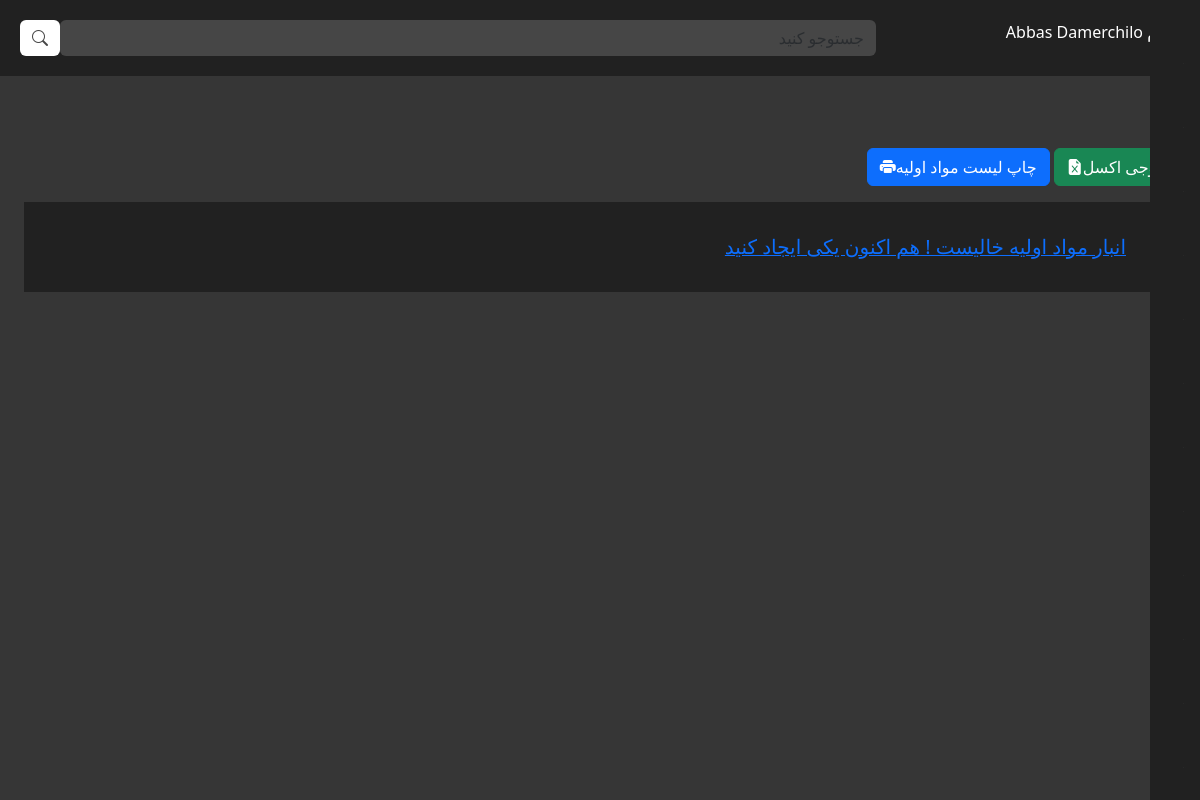
Before: /inventory/materials/ (signed in) with the older database file.
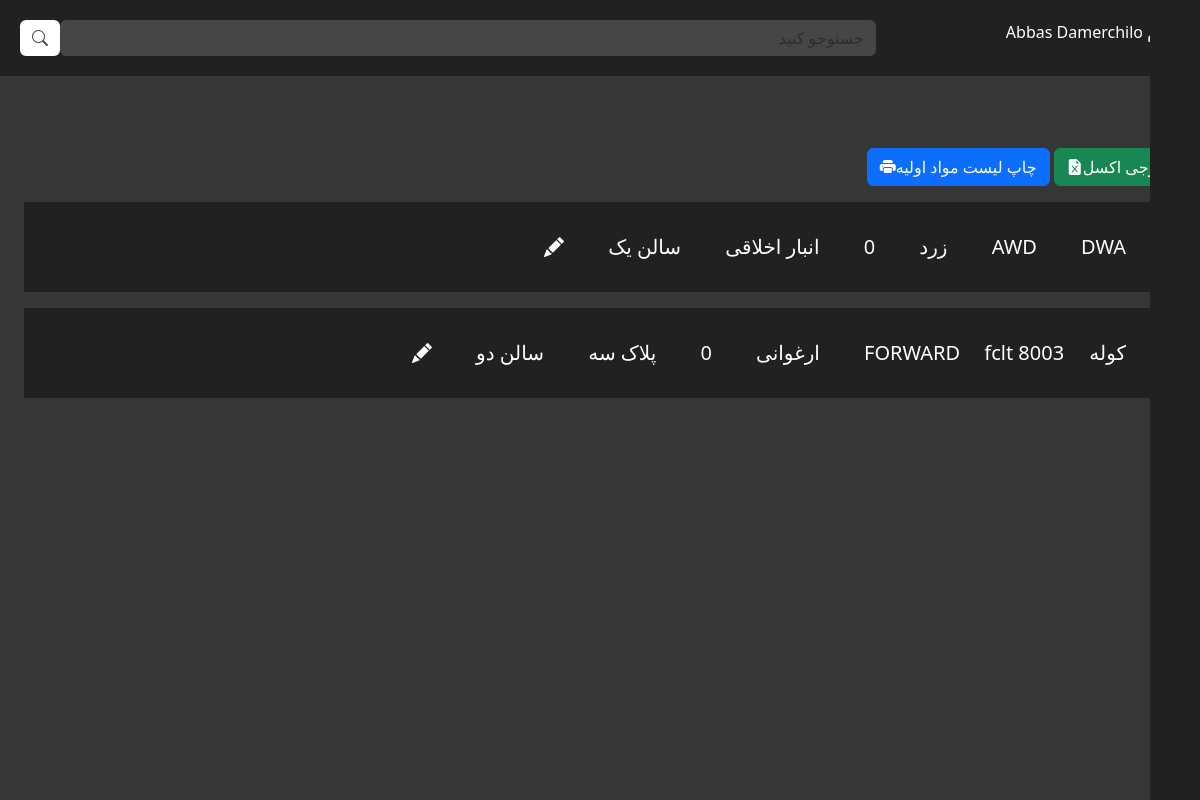
After: the same page with the newer database file.
### inventory/models.py (models this page shows, shortened)
class Materials(models.Model):
    material_author = models.CharField(max_length=40, verbose_name='اپراتور ثبت',null=False, blank=False )
    material_name = models.CharField(max_length=300, verbose_name='نام',null=False, blank=False )
    material_code = models.CharField(max_length=50, verbose_name='کد',null=False, blank=False )
    material_color = models.CharField(max_length=50, verbose_name='رنگ',null=False, blank=False )
    material_quantity = models.PositiveIntegerField(verbose_name='موجودی', null=True)
    material_location = models.CharField(max_length=50, verbose_name='انبار',null=False, blank=False )
    material_hall = models.CharField(max_length=20, verbose_name='سالن انبار',null=False, blank=False )
    material_unit = models.CharField(max_length=20, verbose_name='واحد',null=False, blank=False )
    material_date = models.DateTimeField(auto_now_add=True, verbose_name='زمان دقیق ثبت', null=True, blank=True)
    is_active = models.BooleanField(default=True, verbose_name='فعال / غیرفعال', blank=False, null=False)
    is_available = models.BooleanField(default=True, verbose_name='موجودی / عدم موجودی', blank=False, null=False)
    row = models.PositiveIntegerField(default=0)
    objects = models.Manager()
    class Meta:
        verbose_name = 'ماده اولیه'
        verbose_name_plural = 'مواد اولیه'

### inventory/views.py (the view)
# urls.py: path("materials/", materials, name = "materials"),
@login_required
def materials(request):
    if request.user.category == 4:
        materials = Materials.objects.all().order_by('-material_date')
    elif request.user.category == 3:
        materials = Materials.objects.all().order_by('-material_date')
    elif request.user.category == 2:
        materials = Materials.objects.filter(material_location = 'مغازه غدیر').order_by('-material_date')
    elif request.user.category == 1:
        materials = Materials.objects.filter(material_location = 'پلاک سه').order_by('-material_date')
    elif request.user.category == 0:
        materials = Materials.objects.filter(material_location = 'انبار اخلاقی').order_by('-material_date')
    return render(request, "inventory/materials/materials.html", {'materials' : materials})

### account/backend.py (called while the page is built)
    def get_user(self, user_id):
        try:
            return user_accounts.objects.get(pk=user_id)
        except user_accounts.DoesNotExist:
            return None

### account/context_processors.py (called while the page is built)
def accuonts_list(request):
    accounts = user_accounts.objects.all()
    return {'accounts' : accounts}

### template/inventory/materials/materials.html (shortened to what this page needs)
{% extends 'base.html' %}
{% load static %}
{% block CSS %}
<link rel="stylesheet" href="{% static 'assets/css/inventory/materials/materials.css' %}">
{% endblock %}
{% block CONTENT %}
{% if user.is_authenticated %}{% include 'utils/menu.html' %}{% endif %}
<div class="container-fluid bodyx">
    <div >
        <div class="row">
            <div class="menubar">
                <div class="row">
                    <div class="col-3 dirrr"> <a class="navbar-brand wttc col-3">سلام {{ user.first_name }} {{ user.last_name }}</a>
                    </div>
                    <div class="col-9">
                        <form class="d-flex" role="search">
                            <input id="search_input" class="form-control me-2 rSearch" placeholder="جستوجو کنید"
                                aria-label="Search" />
                            <button id="search_product" class="btn btn-outline-success mSearch" type="submit"><i class="bi bi-search"></i></button>
                        </form>
                    </div>
            </div>
        </div>
    </div><br><br><br>
    <a href="/inventory/material_list_excel"><button type="button" class="btn btn-success">خروجی اکسل<i class="bi bi-file-earmark-excel-fill"></i></button></a>
        <a href="/inventory/material_list_pdf"><button type="button" class="btn btn-primary">چاپ لیست مواد اولیه<i class="bi bi-printer-fill"></i></button></a>
    <div class="container-fluid">
        {% for material in materials %}
        <div class="mt-3">
            <div class="bkbc wttc itemkala">
                <span>{{ material.material_name }}</span>
                <span>{{ material.material_code }}</span>
                <span>{{ material.material_color }}</span>
                <span>{{ material.material_quantity }}</span>
                <span>{{ material.material_location }}</span>
                <span>{{ material.material_hall }}</span>
                <span onclick="edit_material('{{ material.material_location }}', '{{ material.material_hall }}', '{{ material.material_code }}', '{{ material.material_color }}');" type="submit" class="bi bi-pencil-fill"></span>
            </div>
        </div>
        {% empty %}
        <div class="mt-3">
            <div class="bkbc wttc itemkala">
                <a href="{% url 'add_materials' %}"><span>انبار مواد اولیه خالیست ! هم اکنون یکی ایجاد کنید</span></a>
            </div>
        </div>
        {% endfor %}
    </div></div>
{% endblock %}

Changed rows visible on the page:
added Materials: material_name "AWD", material_code "DWA", material_color "زرد", material_quantity "0", material_location "انبار اخلاقی", material_hall "سالن یک"
added Materials: material_name "کوله FORWARD", material_code "fclt 8003", material_color "ارغوانی", material_quantity "0", material_location "پلاک سه", material_hall "سالن دو"
Other visible differences:
text no longer shown: "انبار مواد اولیه خالیست ! هم اکنون یکی ایجاد کنید"
